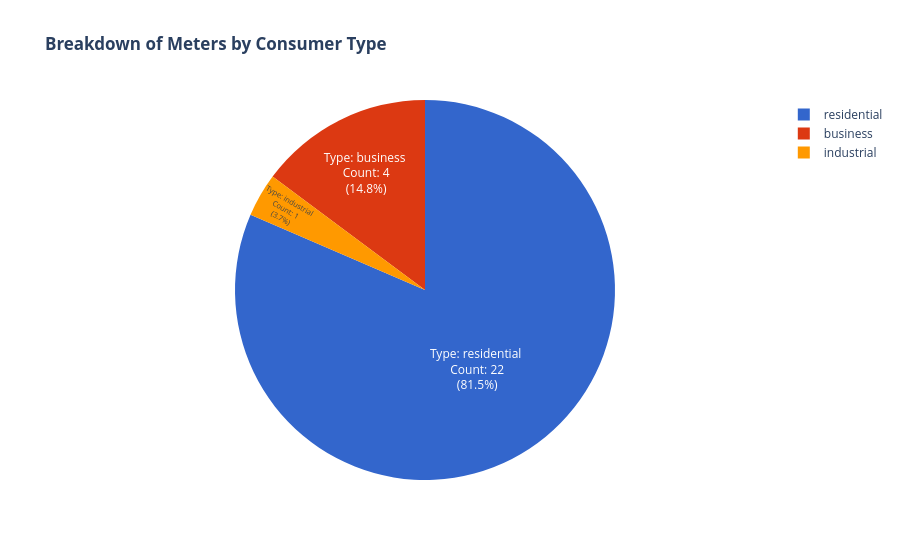

This figure's notebook cell:
### Code cell
# Convert the results to a data frame.
df_meters = meters.DataFrame()

# Plot the number of meters per consumer type.
fig = px.pie(
    df_meters,
    values="number_of_meters",
    names="consumer_type",
    title="<b>Breakdown of Meters by Consumer Type<b>",
    color_discrete_sequence=px.colors.qualitative.G10,
    labels={"consumer_type": "Consumer Type", "number_of_meters": "Meter Count"},
)

# Show consumer type, meter count and percent inside the pie chart.
fig.update_traces(
    textposition="inside",
    texttemplate="Type: %{label} <br> Count: %{value:} <br>(%{percent})",
)
fig.show()

### Figure 1 — Plotly figure (JSON) as saved in the notebook; plotly's stock layout.template omitted (floating-point values rounded to 4 significant figures)
{"data": [{"domain": {"x": [0.0, 1.0], "y": [0.0, 1.0]}, "hovertemplate": "Consumer Type=%{label}<br>Meter Count=%{value}<extra></extra>", "labels": ["residential", "business", "industrial"], "legendgroup": "", "name": "", "showlegend": true, "textposition": "inside", "texttemplate": "Type: %{label} <br> Count: %{value:} <br>(%{percent})", "type": "pie", "values": [22, 4, 1]}], "layout": {"legend": {"tracegroupgap": 0}, "piecolorway": ["#3366CC", "#DC3912", "#FF9900", "#109618", "#990099", "#0099C6", "#DD4477", "#66AA00", "#B82E2E", "#316395"], "title": {"text": "<b>Breakdown of Meters by Consumer Type<b>"}}}
